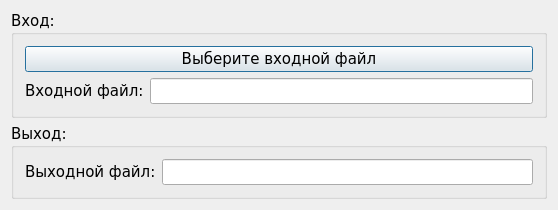
<?xml version="1.0" encoding="UTF-8"?>
<ui version="4.0">
 <class>Dialog</class>
 <widget class="QDialog" name="Dialog">
  <property name="geometry">
   <rect>
    <x>0</x>
    <y>0</y>
    <width>558</width>
    <height>184</height>
   </rect>
  </property>
  <property name="font">
   <font>
    <family>Verdana</family>
    <pointsize>11</pointsize>
   </font>
  </property>
  <property name="windowTitle">
   <string>Converter</string>
  </property>
  <layout class="QVBoxLayout" name="verticalLayout_3">
   <item>
    <widget class="QGroupBox" name="groupBox">
     <property name="title">
      <string>Вход:</string>
     </property>
     <layout class="QVBoxLayout" name="verticalLayout_2">
      <item>
       <widget class="QPushButton" name="selectInputFileButton">
        <property name="text">
         <string>Выберите входной файл</string>
        </property>
       </widget>
      </item>
      <item>
       <layout class="QHBoxLayout" name="horizontalLayout">
        <item>
         <widget class="QLabel" name="inputLabel">
          <property name="text">
           <string>Входной файл:</string>
          </property>
         </widget>
        </item>
        <item>
         <widget class="QLineEdit" name="inputLineEdit">
          <property name="readOnly">
           <bool>true</bool>
          </property>
         </widget>
        </item>
       </layout>
      </item>
     </layout>
    </widget>
   </item>
   <item>
    <widget class="QGroupBox" name="groupBox_2">
     <property name="title">
      <string>Выход:</string>
     </property>
     <layout class="QVBoxLayout" name="verticalLayout">
      <item>
       <layout class="QHBoxLayout" name="horizontalLayout_2">
        <item>
         <widget class="QLabel" name="OutputLabel">
          <property name="text">
           <string>Выходной файл:</string>
          </property>
         </widget>
        </item>
        <item>
         <widget class="QLineEdit" name="outputLineEdit">
          <property name="readOnly">
           <bool>true</bool>
          </property>
         </widget>
        </item>
       </layout>
      </item>
     </layout>
    </widget>
   </item>
  </layout>
 </widget>
 <layoutdefault spacing="6" margin="11"/>
 <resources/>
 <connections/>
</ui>
